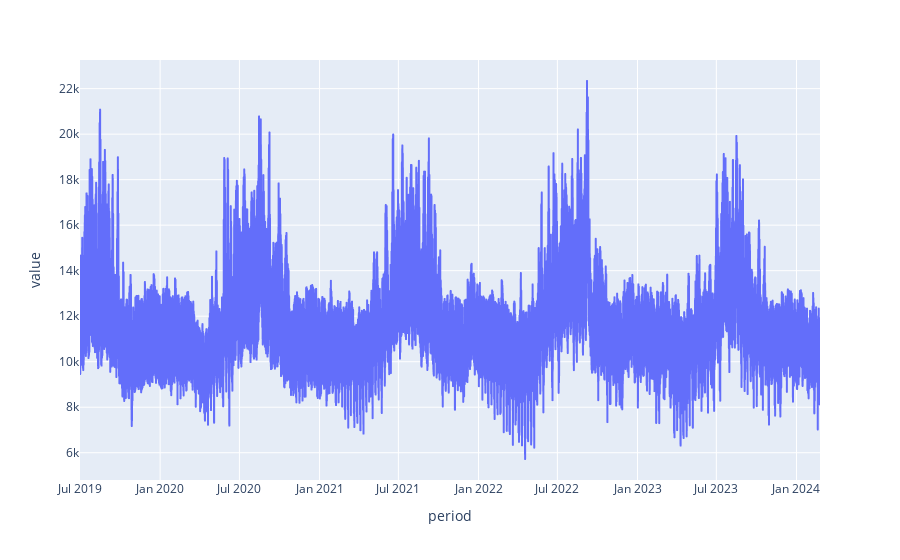

Notebook code for this chart:
### Code cell
p = px.line(df3.data, x="period", y="value")
p.show()

### Figure 1 — Plotly figure (JSON) as saved in the notebook; plotly's stock layout.template omitted (floating-point values rounded to 4 significant figures; data arrays with more than 128 entries replaced by an {"elided": "..."} marker saying what was removed)
{"data": [{"hovertemplate": "period=%{x}<br>value=%{y}<extra></extra>", "legendgroup": "", "line": {"color": "#636efa", "dash": "solid"}, "marker": {"symbol": "circle"}, "mode": "lines", "name": "", "showlegend": false, "type": "scattergl", "x": {"elided": "40772 str values"}, "xaxis": "x", "y": {"elided": "40772 int values"}, "yaxis": "y"}], "layout": {"legend": {"tracegroupgap": 0}, "margin": {"t": 60}, "xaxis": {"anchor": "y", "domain": [0, 1], "title": {"text": "period"}}, "yaxis": {"anchor": "x", "domain": [0, 1], "title": {"text": "value"}}}}
